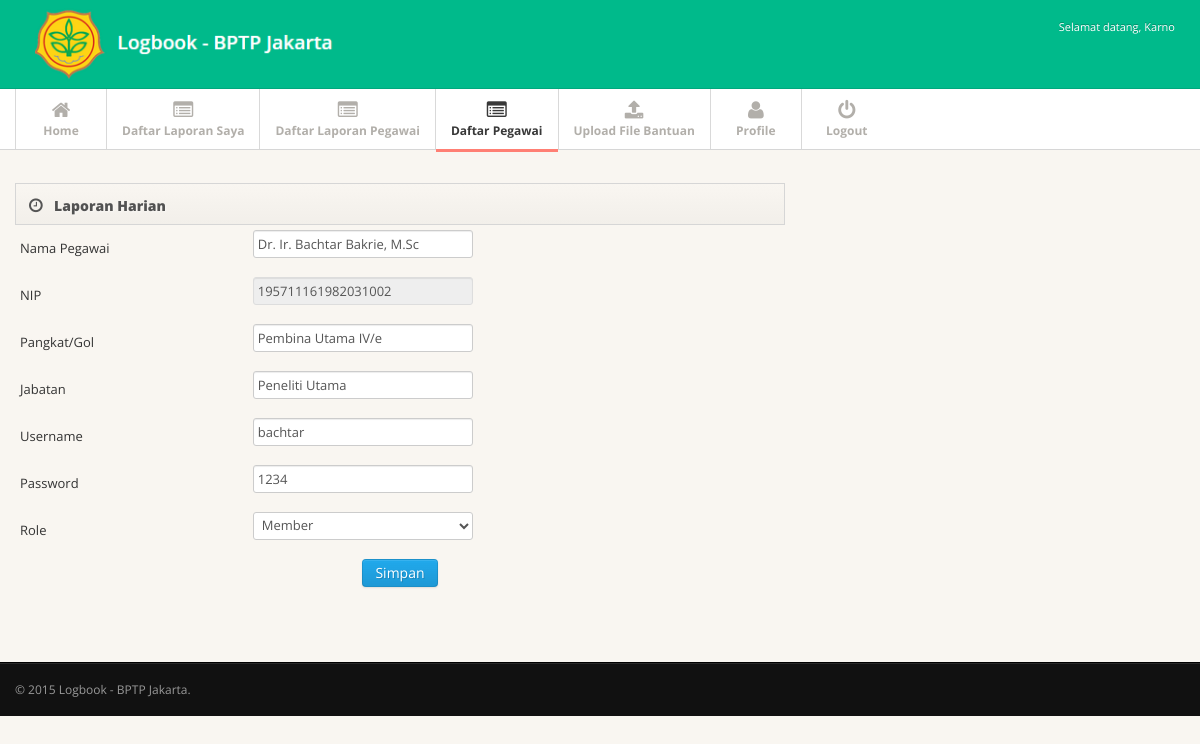
Screenshot of /level/admin/edit-pegawai.php?nip=195711161982031002 (signed in) with the database file from the repository.
### tables this page shows
CREATE TABLE IF NOT EXISTS `user` (
  `nama` varchar(40) NOT NULL,
  `nip` varchar(18) NOT NULL,
  `pangkat` varchar(25) NOT NULL,
  `jabatan` varchar(25) NOT NULL,
  `username` varchar(15) NOT NULL,
  `password` varchar(10) NOT NULL,
  `role` varchar(11) NOT NULL
);

### level/admin/edit-pegawai.php (the view, shortened to what this page needs)
<!DOCTYPE html>
<?php
include "../../config/connect.php";
$nip = $_GET['nip'];
?>
<html lang="en">
<head>
<link href="css/bootstrap.min.css" rel="stylesheet">
<link href="css/bootstrap-responsive.min.css" rel="stylesheet">
<link href="css/font-awesome.css" rel="stylesheet">
<link href="css/style.css" rel="stylesheet">
<link href="css/pages/dashboard.css" rel="stylesheet">
</head>
<body>
<?php
include "header-after-login.php";
?>
<div class="subnavbar">
  <div class="subnavbar-inner">
    <div class="container">
      <ul class="mainnav">
	  <li><a href="index.php"><i class="icon-home"></i><span>Home</span> </a> </li>
	  <li><a href="report.php"><i class="icon-list-alt"></i><span>Daftar Laporan Saya</span> </a> </li>
	  <li><a href="report-pegawai.php?sort=all"><i class="icon-list-alt"></i><span>Daftar Laporan Pegawai</span> </a> </li>
	  <li  class="active"><a href="daftar-pegawai.php"><i class="icon-list-alt"></i><span>Daftar Pegawai</span> </a> </li>
	  <li><a href="halaman-upload.php"><i class="icon-upload-alt"></i><span>Upload File Bantuan</span> </a> </li>
      <li><a href="profile.php"><i class="icon-user"></i><span>Profile</span> </a> </li>
      <li class="nav navbar-nav navbar-right"><a href="logout.php"><i class="icon-off"></i><span>Logout</span> </a> </li>
    </div>
  </div>
</div>
<div class="main">
  <div class="main-inner">
    <div class="container">
	 <div class="row">
        <div class="span8">
          <div class="widget widget-nopad">
            <div class="widget-header"> <i class="icon-time"></i>
              <h3> Laporan Harian</h3>
            </div>
			<?php
			$query ="select * from user where nip='$nip'";
			$data = mysqli_query($con,$query);
			$fetch = mysqli_fetch_array($data);
           ?>
		   <form method="POST" action="update-pegawai.php?nip=<?php echo $fetch['nip']; ?>">
		   <table width="100%" border="0" cellpadding="5" cellspacing="0">
            <td>Nama Pegawai</td>
            <td ><input size="350" type="text" class="form" name="nama" id="nama" value="<?php echo $fetch['nama']; ?>" ></td>
		<tr>
            <td>NIP</td>
            <td ><input size="350" type="int" class="form" name="NIP" id="NIP" value="<?php echo $fetch['nip'];?>" disabled></td>
        </tr>
		<tr>
            <td>Pangkat/Gol</td>
            <td ><input size="350" type="text" class="form" name="pangkat" id="pangkat" value="<?php echo $fetch['pangkat']; ?>" ></td>
        </tr>
		<tr>
            <td>Jabatan</td>
            <td ><input size="350" type="text" class="form" name="jabatan" id="jabatan" value="<?php echo $fetch['jabatan']; ?>" ></td>
        </tr>
		<tr>
            <td>Username</td>
            <td ><input size="350" type="text" class="form" name="username" id="username" value="<?php echo $fetch['username']; ?>" ></td>
        </tr>
		<tr>
            <td>Password</td>
            <td ><input size="350" type="text" class="form" name="password" id="password" value="<?php echo $fetch['password']; ?>" ></td>
        </tr>
			<tr>
            <td>Role</td>
			<td>
			<?php if($fetch['role']=='member'){ ?>
			<select name="role" id="role">
					<option value="member" selected >Member</option>
				</select>
			<?php } ?>
		</td>
		</tr>
            <td align="center" colspan="3">
			<input class="btn btn-primary" type="submit" name="submit" value="Simpan" />
		</table>
	</form>
          </div>
        </div>
      </div>
		</div>
    </div>
  </div>
<div class="footer">
  <div class="footer-inner">
    <div class="container">
      <div class="row">
        <div class="span12"> &copy; 2015 <a href="index.php">Logbook - BPTP Jakarta</a>. </div>
      </div>
    </div>
  </div>
</div>
</body>
</html>

### level/admin/css/style.css (style rules this page uses)
body { background: #f9f6f1; font: 13px/1.7em 'Open Sans'; }
input, button, select, textarea { font-family: 'Open Sans'; }
.subnavbar { margin-bottom: 2.5em; }
.subnavbar-inner { height: 60px; background: #fff; border-bottom: 1px solid #d6d6d6; }
.subnavbar .container > ul { display: inline-block; height: 80px; padding: 0; margin: 0; }
.subnavbar .container > ul > li { float: left; min-width: 90px; height: 60px; padding: 0; margin: 0; text-align: center; list-style: none; border-left: 1px solid #d9d9d9; }
.subnavbar .container > ul > li > a { display: block; height: 100%; padding: 0 15px; font-size: 12px; font-weight: bold; color: #b2afaa; }
.subnavbar .container > ul > li > a > i { display: inline-block; width: 24px; height: 24px; margin-top: 11px; margin-bottom: -3px; font-size: 20px; }
.subnavbar .container > ul > li > a > span { display: block; }
.subnavbar .container > ul > li.active > a { border-bottom:3px solid #ff7f74; color: #383838; }
.main { padding-bottom: 2em; border-bottom: 1px solid #000; }
.footer { margin-top: 0; border-top: 1px solid #292929; }
.footer-inner { padding: 15px 0; font-size: 12px; background: #111; color: #999; }
.footer a { color: #999; }
.widget { position: relative; clear: both; width: auto; margin-bottom: 2em; overflow: hidden; }
.widget-header { position: relative; height: 40px; line-height: 40px; background: #f9f6f1; background:-moz-linear-gradient(top, #f9f6f1 0%, #f2efea 100%); background:-webkit-gradient(linear, left top, left bottom, color-stop(0%,#f9f6f1), color-stop(100%,#f2efea)); background:-webkit-linear-gradient(top, #f9f6f1 0%,#f2efea 100%); background:-o-linear-gradient(top, #f9f6f1 0%,#f2efea 100%); background:-ms-linear-gradient(top, #f9f6f1 0%,#f2efea 100%); background:linear-gradient(top, #f9f6f1 0%,#f2efea 100%); filter: progid:DXImageTransform.Microsoft.gradient(startColorstr='#f9f6f1', endColorstr='#f2efea'); -ms-filter: "progid:DXImageTransform.Microsoft.gradient(startColorstr='#f9f6f1', endColorstr='#f2efea')"; border: 1px solid #d6d6d6; -webkit-background-clip: padding-box; }
.widget-header h3 { position: relative; top: 2px; left: 10px; display: inline-block; margin-right: 3em; font-size: 14px; font-weight: 800; color: #525252; line-height: 18px; text-shadow: 1px 1px 2px rgba(255,255,255,.5); }
.widget-header [class^="icon-"], .widget-header [class*=" icon-"] { display: inline-block; margin-left: 13px; margin-right: -2px; font-size: 16px; color: #555; vertical-align: middle; }

### rows the page displays
user: nama "Dr. Ir. Bachtar Bakrie, M.Sc", NIP "195711161982031002", pangkat "Pembina Utama IV/e", jabatan "Peneliti Utama", username "bachtar", password "1234"

### other values shown
$_SESSION['userid'] "Karno"
